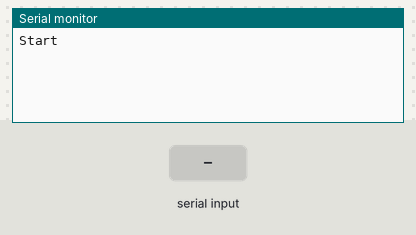
Bench run of a sketch on a simulated Arduino Uno, built with avr-gcc and run on an emulated ATmega328P. On the bench: the last lines printed to the serial monitor. Inputs (shaded band) come from the test bench.

Above: at 1.2 s.
1.3 s: "1\n" received over Serial
At 1.9 s:
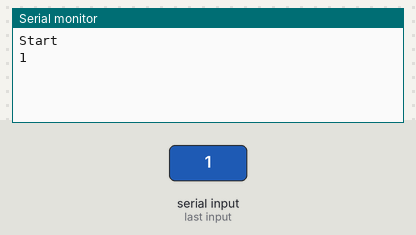
2.8 s: "0\n" received over Serial
At 4.3 s:
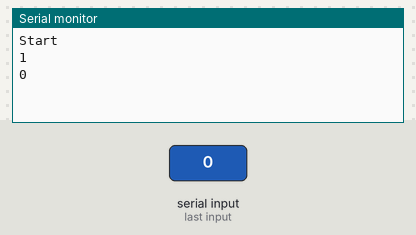

The sketch:

Blink.ino
```cpp
char buffer[32];
int idx = 0;

void setup() {
  Serial.begin(9600);
  Serial.println("Start");
}

void loop() {
  while (Serial.available() > 0) {
    char received = Serial.read();
    if (received == '\n') {
      buffer[idx] = '\0';
      idx = 0;
      Serial.println(buffer);
    } else {
      buffer[idx++] = received;
    }
  }
}
```

Measured:
- after the input at 1.3 s, the serial monitor: prints a new line at once (image 1)
- after the input at 2.8 s, the serial monitor: prints a new line at once (image 2)
